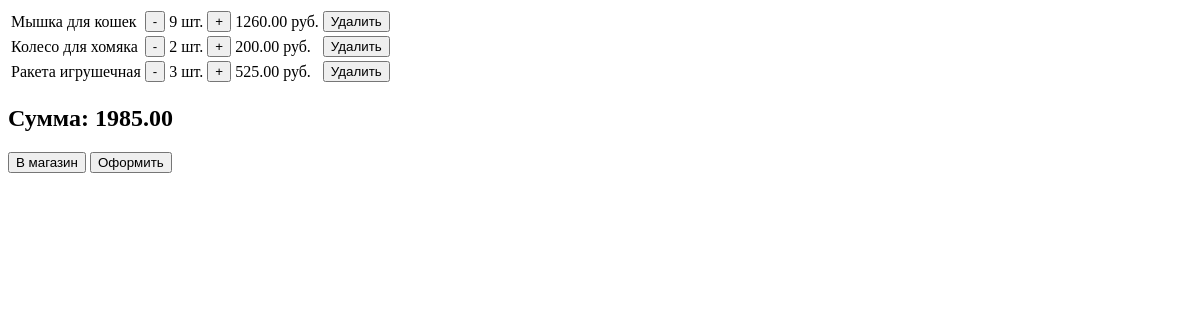
Before: /cart/ with the older database file.
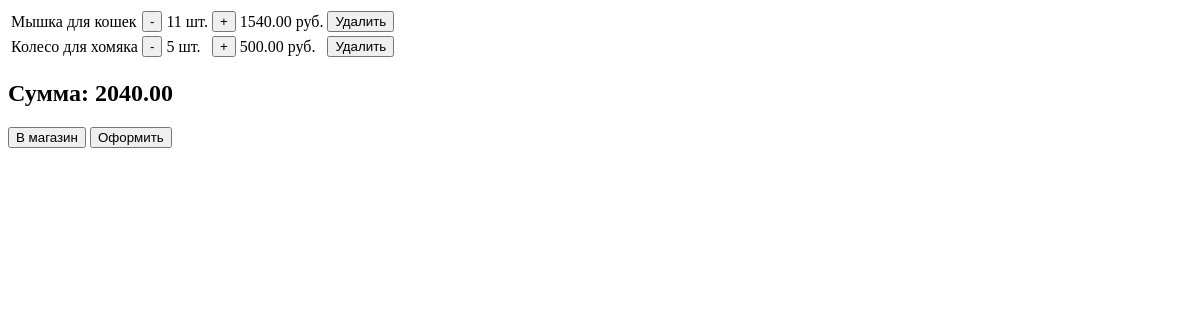
After: the same page with the newer database file.
### app/models.py (models this page shows, shortened)
class Korzina(models.Model):
    tovar = models.ForeignKey(Tovar, on_delete=models.CASCADE)
    count = models.IntegerField()
    summa = models.DecimalField(decimal_places=2, max_digits=8)

class Tovar(models.Model):
    opis = models.CharField(max_length=500)
    price = models.IntegerField()
    image = models.CharField(max_length=500)
    skidka = models.FloatField(default=1)

### app/views.py (the view)
# urls.py: path('cart/', views.cart, name='cart'),
def cart(req):
    items = Korzina.objects.all()
    summa = 0
    for i in items:
        summa += i.summa
    data = {'items': items, 'summa': summa}
    return render(req, 'cart.html', context=data)

### templates/cart.html (shortened to what this page needs)
<!DOCTYPE html>
{% load static %}
<html lang="en">
<head>
</head>
<body>
    <table>
        {% for i in items %}
            <tr>
                <td>{{ i.tovar.opis }}</td>
                <td><a href="{% url 'minus' i.id %}"><button>-</button></a></td>
                <td>{{ i.count }} шт.</td>
                <td><a href="{% url 'plus' i.id %}"><button>+</button></a></td>
                <td>{{ i.summa }} руб.</td>
                <td><a href="{% url 'del' i.id %}"><button>Удалить</button></a></td>
            </tr>
        {% endfor %}
    </table>
    <h2>Сумма: {{ summa }}</h2>
    <a href="{% url 'home' %}">
        <button>В магазин</button></a>
    <button id="fin">Оформить</button>
</body>
</html>

Changed rows visible on the page:
removed Korzina: tovar.opis "Ракета игрушечная", count "3", summa "525.00"
changed Korzina "Мышка для кошек": count "9" → "11"; summa "1260.00" → "1540.00"
changed Korzina "Колесо для хомяка": count "2" → "5"; summa "200.00" → "500.00"
Other visible differences:
{{ summa }}: "1985.00" → "2040.00"
